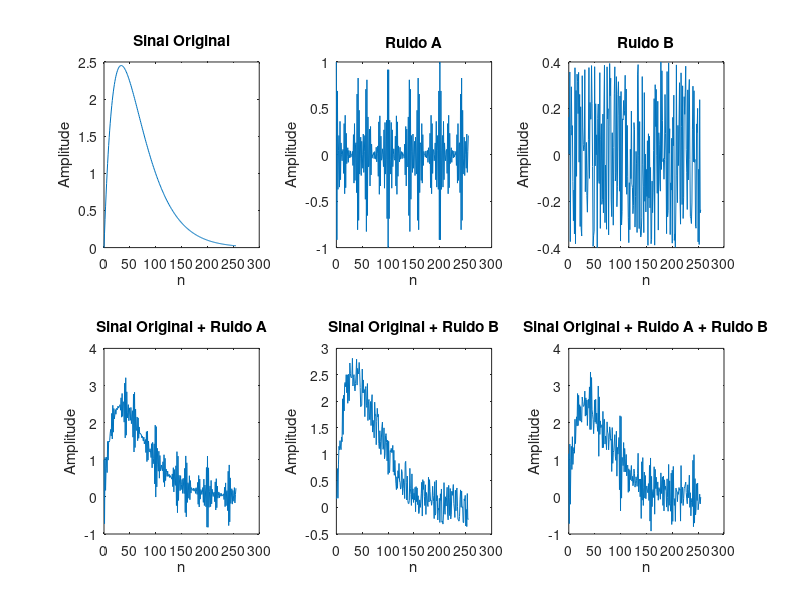
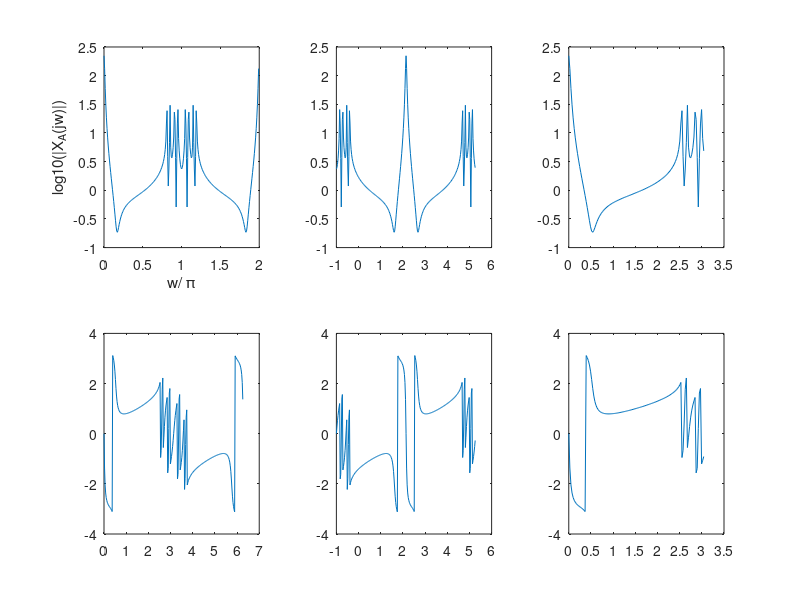
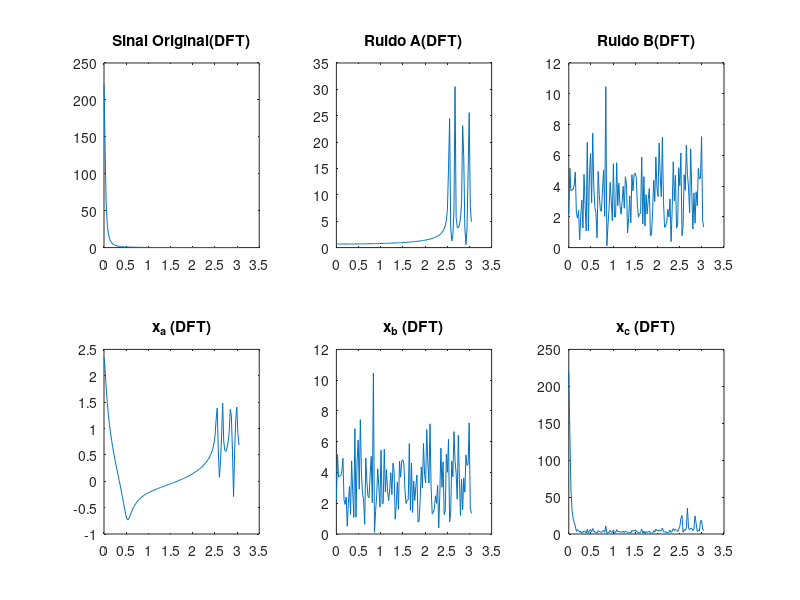

These charts were generated, in order, by the following MATLAB code:
%% (i) - creat signals, graph
n  = 0:255;
xo = 0.2*n.*exp(-0.03*n);

rA = (cos(0.81*pi*n) + cos(0.85*pi*n)...
    + cos(0.91*pi*n) + cos(0.95*pi*n)) / 4 ;

rB = rand(1,256)*.8-.4;

xA = xo + rA; 
xB = xo + rB; 
xC = xo + rA + rB;

figure
subplot(2,3,1), plot(n,xo), xlabel('n'), ylabel('Amplitude'), title('Sinal Original')
subplot(2,3,2), plot(n,rA), xlabel('n'), ylabel('Amplitude'), title('Ruido A')
subplot(2,3,3), plot(n,rB), xlabel('n'), ylabel('Amplitude'), title('Ruido B')
subplot(2,3,4), plot(n,xA), xlabel('n'), ylabel('Amplitude'), title('Sinal Original + Ruido A')
subplot(2,3,5), plot(n,xB), xlabel('n'), ylabel('Amplitude'), title('Sinal Original + Ruido B')
subplot(2,3,6), plot(n,xC), xlabel('n'), ylabel('Amplitude'), title('Sinal Original + Ruido A + Ruido B')
%% (ii) - DFT de xa
xA_fft     = fft(xA);
xA_fft_abs = log10(abs(xA_fft));
xA_fft_pha = angle(xA_fft);

w  = 2*pi*n/256;  %[0,2[  ~ [0, 2pi[
w2 = w - 1;    %[-1,1[ ~ [-pi, pi[

figure('Name', 'DFT de xA')
subplot(2,3,1), plot(w/pi,xA_fft_abs), xlabel('w/ \pi'),ylabel('log10(|X_A(jw)|)')
subplot(2,3,2), plot(w2,fftshift(xA_fft_abs))
subplot(2,3,3), plot(w(1:125), xA_fft_abs(1,1:125));

subplot(2,3,4), plot(w, xA_fft_pha)
subplot(2,3,5), plot(w2,fftshift(xA_fft_pha))
subplot(2,3,6), plot(w(1,1:125), xA_fft_pha(1,1:125));

%% (iii)
xo_fft     = fft(xo);            rA_fft     = fft(rA);
xo_fft_abs = abs(xo_fft);        rA_fft_abs = abs(rA_fft);
%xo_fft_abs = xo_fft_abs(1:125);  rA_fft_abs = rA_fft_abs(1:125);

rB_fft     = fft(rB);            xB_fft     = fft(xB);
rB_fft_abs = abs(rB_fft);        xB_fft_abs = abs(rB_fft);     
%rB_fft_abs = rB_fft_abs(1:125);  %xB_fft_abs = xB_fft_abs(1:125);

xC_fft     = fft(xC);
xC_fft_abs = abs(xC_fft);
%xC_fft_abs = xC_fft_abs(1:125);

%xA_fft = fft(xA); xA_fft_abs = abs(xA_fft);
xA_fft_abs(1:125);
 
w = w(1:125);
figure
subplot(2,3,1), plot(w, xo_fft_abs(1:125)), title('Sinal Original(DFT)')
subplot(2,3,2), plot(w, rA_fft_abs(1:125)), title('Ruido A(DFT)')
subplot(2,3,3), plot(w, rB_fft_abs(1:125)), title('Ruido B(DFT)')
subplot(2,3,4), plot(w, xA_fft_abs(1:125)), title('x_a (DFT)')
subplot(2,3,5), plot(w, xB_fft_abs(1:125)), title('x_b (DFT)')
subplot(2,3,6), plot(w, xC_fft_abs(1:125)), title('x_c (DFT)')
